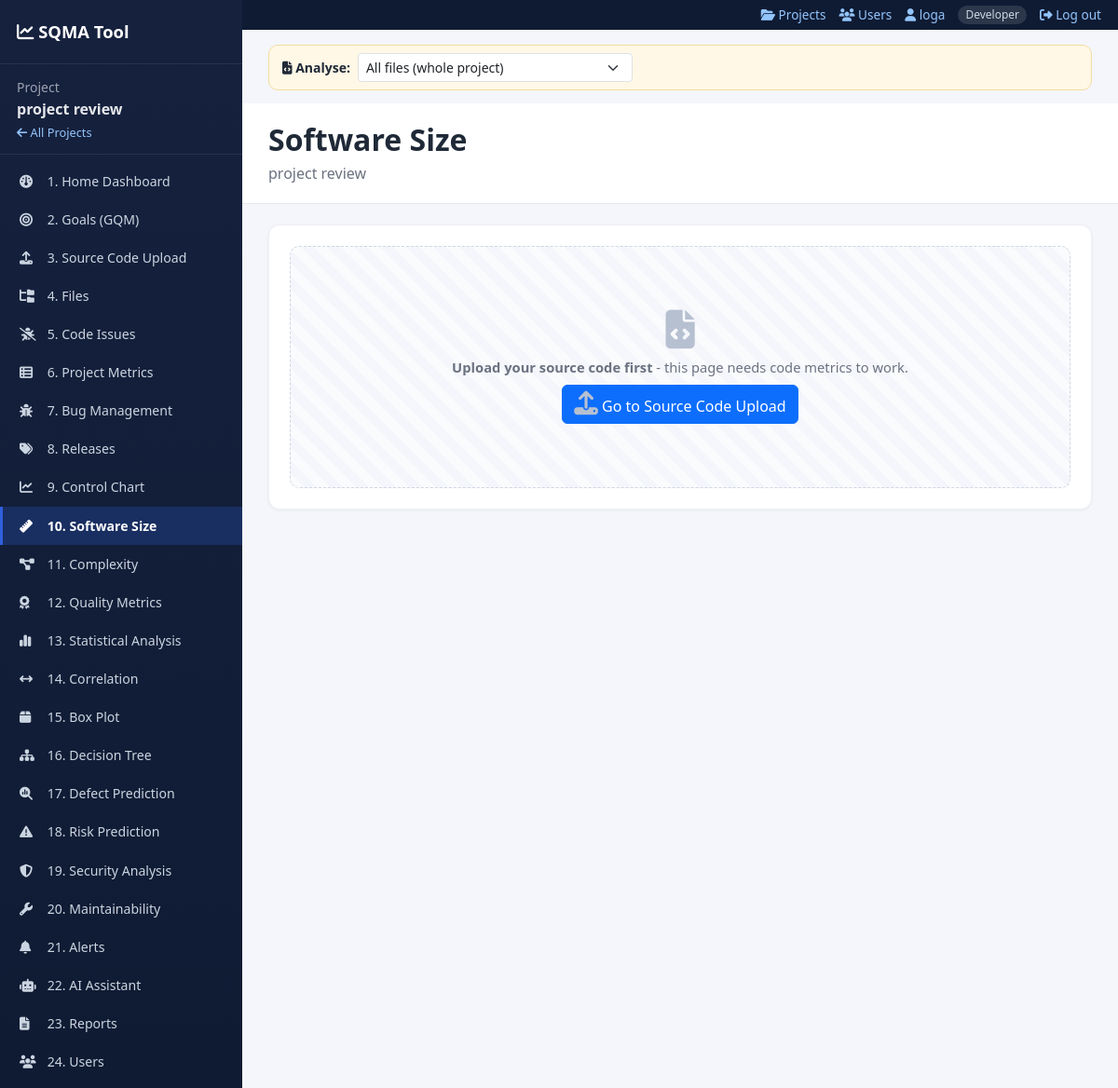
The app's page /project/2/size (signed in) with its own data.
### models.py (models this page shows, shortened)
class Project(db.Model):
    __tablename__ = "project"
    id = db.Column(db.Integer, primary_key=True)
    name = db.Column(db.String(150), nullable=False)
    description = db.Column(db.Text, default="")
    created_at = db.Column(db.DateTime, default=utcnow)
    bugs = db.relationship("Bug", backref="project", cascade="all, delete-orphan")
    chat_messages = db.relationship("ChatMessage", backref="project", cascade="all, delete-orphan")
    releases = db.relationship("Release", backref="project", cascade="all, delete-orphan")
    code_files = db.relationship("CodeFile", backref="project", cascade="all, delete-orphan")
    analysis_runs = db.relationship("AnalysisRun", backref="project", cascade="all, delete-orphan")
    predictions = db.relationship("Prediction", backref="project", cascade="all, delete-orphan")
    alerts = db.relationship("Alert", backref="project", cascade="all, delete-orphan")

class User(db.Model):
    __tablename__ = "user"
    id = db.Column(db.Integer, primary_key=True)
    username = db.Column(db.String(40), unique=True, nullable=False)
    full_name = db.Column(db.String(120), default="")
    email = db.Column(db.String(160), default="")
    password_hash = db.Column(db.String(300), nullable=False)
    role = db.Column(db.String(20), default="Developer")          # Admin / Developer / Tester
    api_token = db.Column(db.String(80), unique=True, nullable=True)
    created_at = db.Column(db.DateTime, default=utcnow)
    @property
    def display_name(self):
        return self.full_name or self.username

### app.py (the view)
@app.route("/project/<int:project_id>/size")
def size_page(project_id):
    project = get_project_or_404(project_id)
    analysis = analysis_for(project_id)
    if not analysis["has_code"]:
        return no_code_page(project, "size", "Software Size")
    return render_template("size.html", project=project, analysis=analysis, active="size")

### analyzers/file_analyzer.py (called while the page is built, shortened)
def analyze_file(cf):
    path = cf.filepath
    try:
        st = os.stat(path)
    except OSError:
        return None

### app.py (called while the page is built)
def get_project_or_404(project_id):
    return db.get_or_404(Project, project_id)

def scope_file_id(project_id):
    raw = request.args.get("file", "")
    if raw.isdigit():
        cf = db.session.get(CodeFile, int(raw))
        if cf and cf.project_id == project_id:
            return cf.id
    return None

def analysis_for(project_id):
    return run_full_code_analysis(project_id, scope_file_id(project_id))

@app.context_processor
def file_selector_context():
    if request.endpoint not in SCOPED_ENDPOINTS or not request.view_args:
        return {}
    pid = request.view_args.get("project_id")
    files = CodeFile.query.filter_by(project_id=pid).order_by(CodeFile.filename).all()
    if not files:
        return {}
    fid = scope_file_id(pid)
    no_bugs = bool(fid) and Bug.query.filter_by(project_id=pid, code_file_id=fid).count() == 0
    return {"show_selector": True, "sel_files": files, "sel_id": fid, "sel_no_bugs": no_bugs,
            "sel_hidden": [(k, v) for k, v in request.args.items(multi=True) if k != "file"]}

def no_code_page(project, active, title):
    return render_template("no_code.html", project=project, active=active, page_title=title)

### auth.py (called while the page is built)
def csrf_token():
    tok = session.get("_csrf")
    if not tok:
        tok = secrets.token_urlsafe(32)
        session["_csrf"] = tok
    return tok

### templates/no_code.html (shortened to what this page needs)
{% extends "base.html" %}
{% block content %}
<div class="page-header"><h2>{{ page_title }}</h2><p>{{ project.name }}</p></div>
<div class="page-body">
  <div class="panel">
    <div class="chart-empty" style="min-height:260px">
      <i class="fa-solid fa-file-code" style="font-size:2.6rem"></i>
      <span><b>Upload your source code first</b> - this page needs code metrics to work.</span>
      <a class="btn btn-primary" href="{{ url_for('upload_source', project_id=project.id) }}"><i class="fa-solid fa-upload"></i> Go to Source Code Upload</a>
    </div>
  </div>
</div>
{% endblock %}

### templates/base.html (shortened to what this page needs)
<!DOCTYPE html>
<html lang="en">
<head>
<link href="{{ url_for('static', filename='vendor/bootstrap/css/bootstrap.min.css') }}" rel="stylesheet">
<link href="{{ url_for('static', filename='vendor/fontawesome/css/all.min.css') }}" rel="stylesheet">
<link href="{{ url_for('static', filename='css/style.css') }}" rel="stylesheet">
</head>
<body>
<div class="d-flex">
  {% if project %}
  <nav class="sidebar d-print-none">
    <div class="sidebar-brand">
      <i class="fa-solid fa-chart-line"></i> SQMA Tool
    </div>
    <div class="sidebar-project">
      <small>Project</small>
      <div class="fw-bold text-truncate">{{ project.name }}</div>
      <a href="{{ url_for('index') }}" class="small-link"><i class="fa-solid fa-arrow-left"></i> All Projects</a>
    </div>
    <ul class="nav flex-column sidebar-nav">
      <li><a href="{{ url_for('dashboard', project_id=project.id) }}" class="{{ 'active' if active=='dashboard' }}"><i class="fa-solid fa-gauge"></i> 1. Home Dashboard</a></li>
      <li><a href="{{ url_for('goals_page', project_id=project.id) }}" class="{{ 'active' if active=='goals' }}"><i class="fa-solid fa-bullseye"></i> 2. Goals (GQM)</a></li>
      <li><a href="{{ url_for('upload_source', project_id=project.id) }}" class="{{ 'active' if active=='upload' }}"><i class="fa-solid fa-upload"></i> 3. Source Code Upload</a></li>
      <li><a href="{{ url_for('files.files_page', project_id=project.id) }}" class="{{ 'active' if active=='files' }}"><i class="fa-solid fa-folder-tree"></i> 4. Files</a></li>
      <li><a href="{{ url_for('files.issues_page', project_id=project.id) }}" class="{{ 'active' if active=='issues' }}"><i class="fa-solid fa-bug-slash"></i> 5. Code Issues</a></li>
      <li><a href="{{ url_for('files.project_metrics_page', project_id=project.id) }}" class="{{ 'active' if active=='project_metrics' }}"><i class="fa-solid fa-table-list"></i> 6. Project Metrics</a></li>
      <li><a href="{{ url_for('bugs.bug_list', project_id=project.id) }}" class="{{ 'active' if active=='bugs' }}"><i class="fa-solid fa-bug"></i> 7. Bug Management</a></li>
      <li><a href="{{ url_for('bugs.releases', project_id=project.id) }}" class="{{ 'active' if active=='releases' }}"><i class="fa-solid fa-tags"></i> 8. Releases</a></li>
      <li><a href="{{ url_for('control_chart_page', project_id=project.id) }}" class="{{ 'active' if active=='control_chart' }}"><i class="fa-solid fa-chart-line"></i> 9. Control Chart</a></li>
      <li><a href="{{ url_for('size_page', project_id=project.id) }}" class="{{ 'active' if active=='size' }}"><i class="fa-solid fa-ruler"></i> 10. Software Size</a></li>
      <li><a href="{{ url_for('complexity_page', project_id=project.id) }}" class="{{ 'active' if active=='complexity' }}"><i class="fa-solid fa-diagram-project"></i> 11. Complexity</a></li>
      <li><a href="{{ url_for('quality_page', project_id=project.id) }}" class="{{ 'active' if active=='quality' }}"><i class="fa-solid fa-award"></i> 12. Quality Metrics</a></li>
      <li><a href="{{ url_for('statistics_page', project_id=project.id) }}" class="{{ 'active' if active=='statistics' }}"><i class="fa-solid fa-chart-simple"></i> 13. Statistical Analysis</a></li>
      <li><a href="{{ url_for('correlation_page', project_id=project.id) }}" class="{{ 'active' if active=='correlation' }}"><i class="fa-solid fa-arrows-left-right"></i> 14. Correlation</a></li>
      <li><a href="{{ url_for('boxplot_page', project_id=project.id) }}" class="{{ 'active' if active=='boxplot' }}"><i class="fa-solid fa-box"></i> 15. Box Plot</a></li>
      <li><a href="{{ url_for('decision_tree_page', project_id=project.id) }}" class="{{ 'active' if active=='decision_tree' }}"><i class="fa-solid fa-sitemap"></i> 16. Decision Tree</a></li>
      <li><a href="{{ url_for('defect_prediction_page', project_id=project.id) }}" class="{{ 'active' if active=='defect_prediction' }}"><i class="fa-solid fa-magnifying-glass-chart"></i> 17. Defect Prediction</a></li>
      <li><a href="{{ url_for('risk_prediction_page', project_id=project.id) }}" class="{{ 'active' if active=='risk_prediction' }}"><i class="fa-solid fa-triangle-exclamation"></i> 18. Risk Prediction</a></li>
      <li><a href="{{ url_for('security_page', project_id=project.id) }}" class="{{ 'active' if active=='security' }}"><i class="fa-solid fa-shield-halved"></i> 19. Security Analysis</a></li>
      <li><a href="{{ url_for('maintainability_page', project_id=project.id) }}" class="{{ 'active' if active=='maintainability' }}"><i class="fa-solid fa-wrench"></i> 20. Maintainability</a></li>
      <li><a href="{{ url_for('alerts_page', project_id=project.id) }}" class="{{ 'active' if active=='alerts' }}"><i class="fa-solid fa-bell"></i> 21. Alerts</a></li>
      <li><a href="{{ url_for('ai.chat_page', project_id=project.id) }}" class="{{ 'active' if active=='ai' }}"><i class="fa-solid fa-robot"></i> 22. AI Assistant</a></li>
      <li><a href="{{ url_for('report_page', project_id=project.id) }}" class="{{ 'active' if active=='report' }}"><i class="fa-solid fa-file-lines"></i> 23. Reports</a></li>
      <li><a href="{{ url_for('auth.users', project=project.id) }}" class="{{ 'active' if active=='users' }}"><i class="fa-solid fa-users"></i> 24. Users</a></li>
    </ul>
  </nav>
  {% endif %}
  <div class="layout-col">
  {% if current_user %}
  <div class="topbar d-print-none">
    <a href="{{ url_for('index') }}"><i class="fa-solid fa-folder-open"></i> Projects</a>
    <a href="{{ url_for('auth.users') }}"><i class="fa-solid fa-users"></i> Users</a>
    <a href="{{ url_for('auth.profile') }}"><i class="fa-solid fa-user"></i> {{ current_user.display_name }}</a>
    <span class="role-pill">{{ current_user.role }}</span>
    <form method="POST" action="{{ url_for('auth.logout') }}" class="d-inline"><input type="hidden" name="csrf_token" value="{{ csrf_token() }}"><button class="link-btn"><i class="fa-solid fa-right-from-bracket"></i> Log out</button></form>
  </div>
  {% endif %}
  <main class="main-content {% if not project %}full-width{% endif %}">
    {% if show_selector %}
    <form method="GET" class="file-selector d-print-none d-flex align-items-center gap-2 flex-wrap mt-3">
      <label class="small fw-bold mb-0"><i class="fa-solid fa-file-code"></i> Analyse:</label>
      <select name="file" class="form-select form-select-sm w-auto" style="max-width:420px" onchange="this.form.submit()">
        <option value="">All files (whole project)</option>
      </select>
    </form>
    {% endif %}
    {% block content %}{% endblock %}
  </main>
  </div>
</div>
</body>
</html>

### static/css/style.css (style rules this page uses)
:root { --primary: #2f5fdb; --primary-dark: #1f3f9e; --bg: #f4f6fb; --card-bg: #ffffff; --text-muted: #6b7280; --success: #16a34a; --warning: #d97706; --danger: #dc2626; }
body { background: var(--bg); font-family: 'Segoe UI', system-ui, -apple-system, sans-serif; color: #1f2937; }
.sidebar { width: 260px; min-height: 100vh; background: linear-gradient(180deg, #16213e 0%, #0f1b33 100%); color: #e5e7eb; position: sticky; top: 0; overflow-y: auto; }
.sidebar-brand { font-size: 1.15rem; font-weight: 700; padding: 20px 18px; color: #fff; border-bottom: 1px solid rgba(255,255,255,0.08); }
.sidebar-project { padding: 12px 18px; border-bottom: 1px solid rgba(255,255,255,0.08); }
.sidebar-project small { color: #9ca3af; }
.small-link { color: #93c5fd; font-size: 0.8rem; text-decoration: none; }
.sidebar-nav { padding: 8px 0; }
.sidebar-nav li a { display: block; padding: 10px 18px; color: #cbd5e1; text-decoration: none; font-size: 0.88rem; border-left: 3px solid transparent; transition: all 0.15s ease; }
.sidebar-nav li a.active { background: rgba(47,95,219,0.25); border-left: 3px solid var(--primary); color: #fff; font-weight: 600; }
.sidebar-nav i { width: 20px; margin-right: 6px; }
.main-content { flex: 1; min-width: 0; padding: 0; }
.page-header { background: #fff; padding: 20px 28px; border-bottom: 1px solid #e5e7eb; margin-bottom: 22px; }
.page-header h2 { margin: 0; font-weight: 700; }
.page-header p { margin: 4px 0 0; color: var(--text-muted); }
.page-body { padding: 0 28px 40px; }
.panel { background: var(--card-bg); border-radius: 12px; padding: 22px; box-shadow: 0 1px 3px rgba(0,0,0,0.06); border: 1px solid #eef0f4; margin-bottom: 22px; }
.chart-empty { height: 100%; min-height: 140px; display: flex; flex-direction: column; align-items: center; justify-content: center; gap: 8px; text-align: center; color: var(--text-muted); background: repeating-linear-gradient(45deg, #fafbfd, #fafbfd 10px, #f4f6fb 10px, #f4f6fb 20px); border: 1px dashed #cfd6e2; border-radius: 10px; padding: 18px; font-size: 0.92rem; }
.chart-empty i { font-size: 1.6rem; color: #b6c0d1; }
.topbar { background: #0f1b33; color: #cbd5e1; font-size: 0.85rem; padding: 6px 18px; display: flex; gap: 14px; align-items: center; justify-content: flex-end; flex-wrap: wrap; }
.topbar a { color: #93c5fd; text-decoration: none; }
.topbar .role-pill { background: rgba(255,255,255,.12); padding: 1px 8px; border-radius: 10px; font-size: .75rem; }
.topbar button.link-btn { background: none; border: 0; color: #93c5fd; padding: 0; font-size: .85rem; }
.layout-col { flex: 1; min-width: 0; display: flex; flex-direction: column; }
.file-selector { background: #fff8e6; border: 1px solid #f3dca0; border-radius: 10px; padding: 8px 14px; margin: 0 28px 14px; }

### records on screen
Project: name "project review"
User: display_name "loga", role "Developer"

### other values on screen
{{ page_title }} "Software Size"
